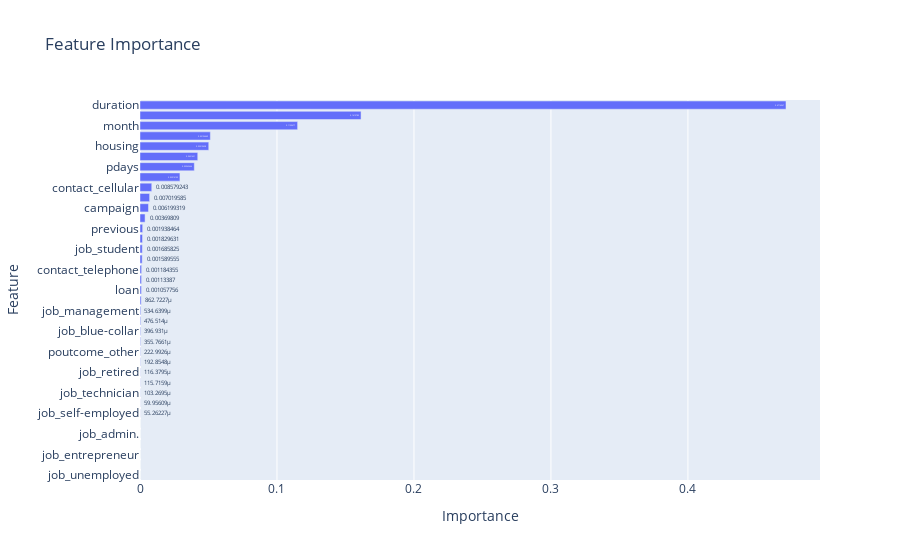
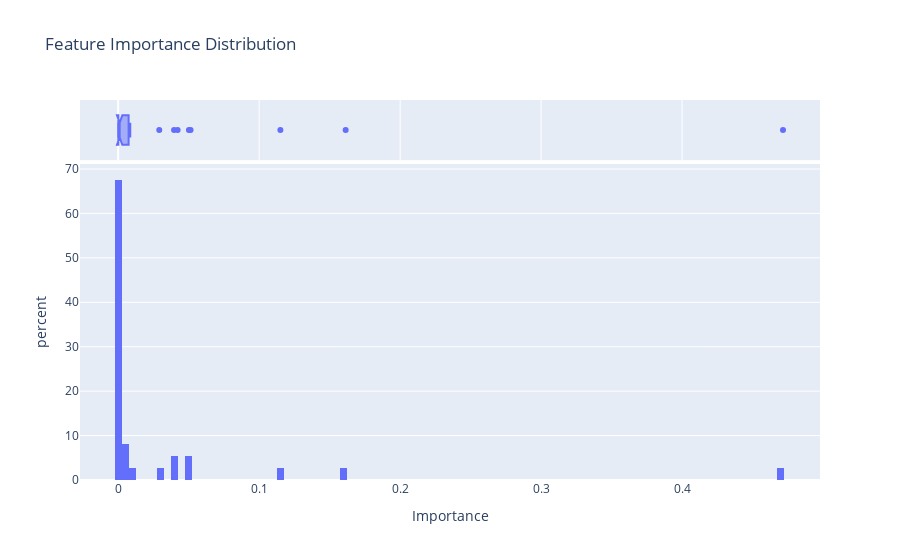

Notebook source saved alongside these figures, in order:
### Code cell
model_feat1=feat_importance(model1)

### Figure 1 — Plotly figure (JSON) as saved in the notebook; plotly's stock layout.template omitted (floating-point values rounded to 4 significant figures)
{"data": [{"alignmentgroup": "True", "hovertemplate": "Importance=%{x}<br>Feature=%{y}<extra></extra>", "legendgroup": "", "marker": {"color": "#636efa", "pattern": {"shape": ""}}, "name": "", "offsetgroup": "", "orientation": "h", "showlegend": false, "textposition": "auto", "texttemplate": "%{x}", "type": "bar", "x": [0, 0, 0, 0, 0, 0, 5.526e-05, 5.996e-05, 0.0001033, 0.0001157, 0.0001164, 0.0001929, 0.000223, 0.0003558, 0.0003969, 0.0004765, 0.0005346, 0.0008627, 0.001058, 0.001134, 0.001184, 0.00159, 0.001686, 0.00183, 0.001938, 0.003698, 0.006199, 0.00702, 0.008579, 0.02916, 0.03966, 0.04216, 0.05019, 0.05136, 0.1151, 0.1614, 0.4716], "xaxis": "x", "y": ["job_unemployed", "job_housemaid", "job_entrepreneur", "job_unknown", "job_admin.", "education_unknown", "job_self-employed", "job_services", "job_technician", "default", "job_retired", "education_secondary", "poutcome_other", "education_tertiary", "job_blue-collar", "poutcome_unknown", "job_management", "marital_divorced", "loan", "education_primary", "contact_telephone", "marital_single", "job_student", "poutcome_failure", "previous", "marital_married", "campaign", "balance", "contact_cellular", "contact_unknown", "pdays", "age", "housing", "day", "month", "poutcome_success", "duration"], "yaxis": "y"}], "layout": {"barmode": "relative", "legend": {"tracegroupgap": 0}, "title": {"text": "Feature Importance"}, "xaxis": {"anchor": "y", "domain": [0, 1], "title": {"text": "Importance"}}, "yaxis": {"anchor": "x", "domain": [0, 1], "title": {"text": "Feature"}}}}

### Figure 2 — Plotly figure (JSON) as saved in the notebook; plotly's stock layout.template omitted (floating-point values rounded to 4 significant figures)
{"data": [{"alignmentgroup": "True", "bingroup": "x", "histnorm": "percent", "hovertemplate": "Importance=%{x}<br>percent=%{y}<extra></extra>", "legendgroup": "", "marker": {"color": "#636efa", "pattern": {"shape": ""}}, "name": "", "nbinsx": 185, "offsetgroup": "", "orientation": "v", "showlegend": false, "type": "histogram", "x": [0.1151, 0.05136, 0.04216, 0.00702, 0.4716, 0.006199, 0.03966, 0.001938, 0, 0.0003969, 0, 0, 0.0005346, 0.0001164, 5.526e-05, 5.996e-05, 0.001686, 0.0001033, 0, 0, 0.0008627, 0.003698, 0.00159, 0.001134, 0.0001929, 0.0003558, 0, 0.008579, 0.001184, 0.02916, 0.00183, 0.000223, 0.1614, 0.0004765, 0.0001157, 0.05019, 0.001058], "xaxis": "x", "yaxis": "y"}, {"alignmentgroup": "True", "hovertemplate": "Importance=%{x}<extra></extra>", "legendgroup": "", "marker": {"color": "#636efa"}, "name": "", "notched": true, "offsetgroup": "", "showlegend": false, "type": "box", "x": [0.1151, 0.05136, 0.04216, 0.00702, 0.4716, 0.006199, 0.03966, 0.001938, 0, 0.0003969, 0, 0, 0.0005346, 0.0001164, 5.526e-05, 5.996e-05, 0.001686, 0.0001033, 0, 0, 0.0008627, 0.003698, 0.00159, 0.001134, 0.0001929, 0.0003558, 0, 0.008579, 0.001184, 0.02916, 0.00183, 0.000223, 0.1614, 0.0004765, 0.0001157, 0.05019, 0.001058], "xaxis": "x2", "yaxis": "y2"}], "layout": {"barmode": "relative", "legend": {"tracegroupgap": 0}, "title": {"text": "Feature Importance Distribution"}, "xaxis": {"anchor": "y", "domain": [0, 1], "title": {"text": "Importance"}}, "xaxis2": {"anchor": "y2", "domain": [0, 1], "matches": "x", "showgrid": true, "showticklabels": false}, "yaxis": {"anchor": "x", "domain": [0, 0.8316], "title": {"text": "percent"}}, "yaxis2": {"anchor": "x2", "domain": [0.8416, 1], "matches": "y2", "showgrid": false, "showline": false, "showticklabels": false, "ticks": ""}}}
